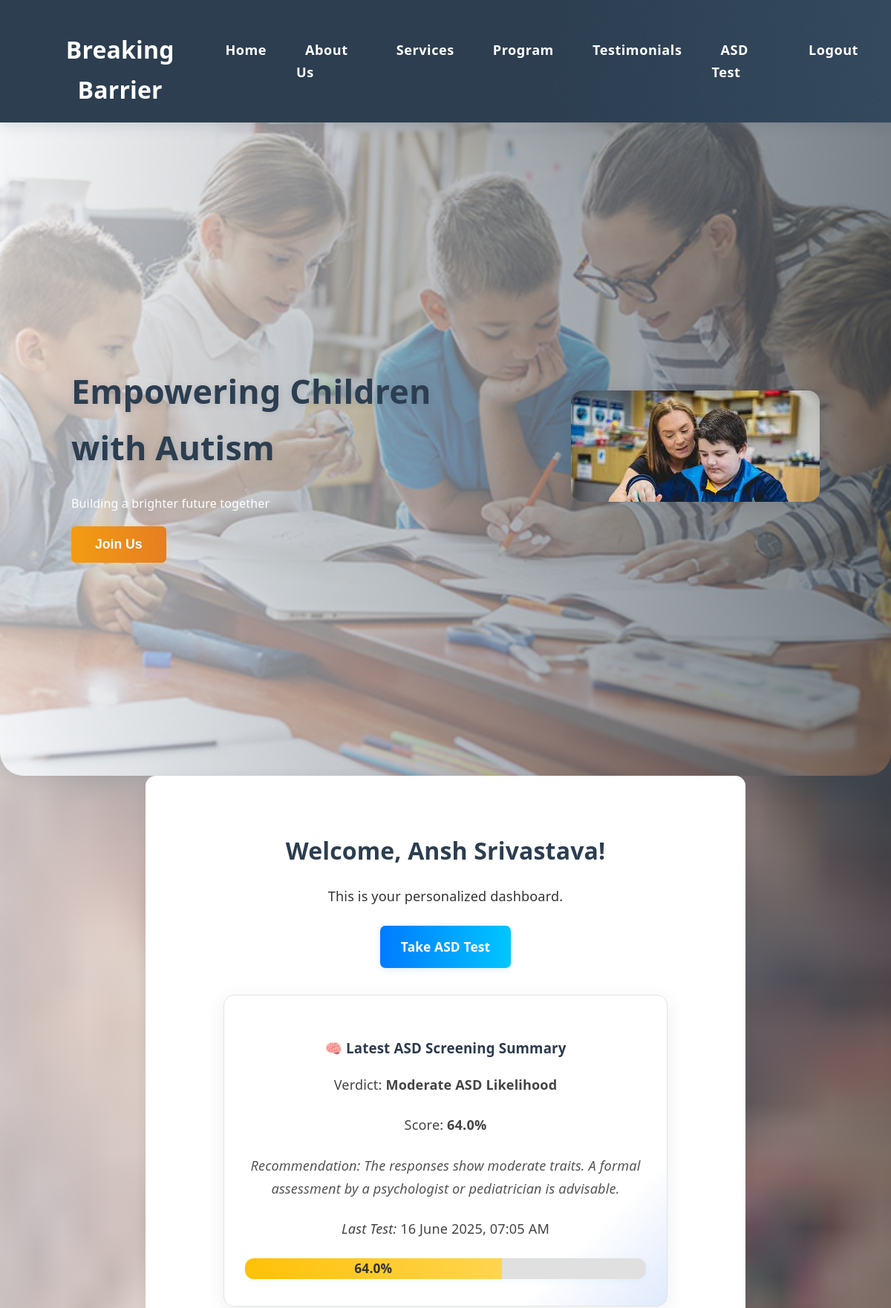
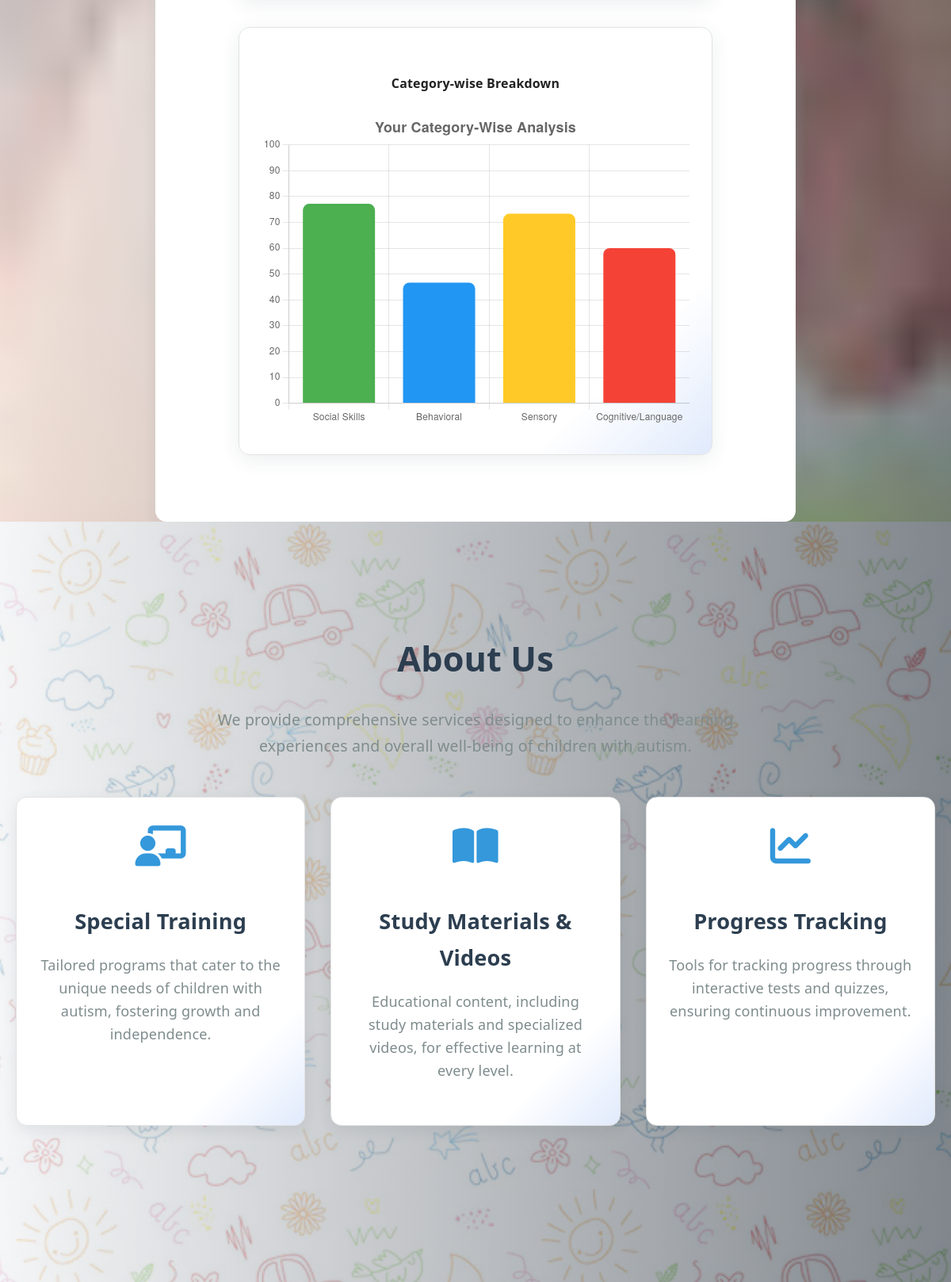
The page /dashboard (signed in, upper part) on the database its author committed (2 pictures, top to bottom).
### models.py (models this page shows, shortened)
class User(UserMixin, db.Model):
    id = db.Column(db.Integer, primary_key=True)
    name = db.Column(db.String(150))
    email = db.Column(db.String(150), unique=True)
    password = db.Column(db.String(200))
    predictions = db.relationship('Prediction', backref='user', lazy=True)

class Prediction(db.Model):
    id = db.Column(db.Integer, primary_key=True)
    score = db.Column(db.Float)
    verdict = db.Column(db.String(100))
    advice = db.Column(db.Text)  # New
    category_scores = db.Column(db.JSON)  # New: store dictionary
    timestamp = db.Column(db.DateTime, default=datetime.utcnow)
    user_id = db.Column(db.Integer, db.ForeignKey('user.id'))

### app.py (the view)
@app.route('/dashboard')
@login_required
def dashboard():
    last = Prediction.query.filter_by(user_id=current_user.id).order_by(Prediction.timestamp.desc()).first()
    return render_template(
        'dashboard.html',
        name=current_user.name,
        score=last.score if last else None,
        verdict=last.verdict if last else None,
        advice=last.advice if last else None,
        category_scores=last.category_scores if last and last.category_scores else None,
        timestamp=last.timestamp.strftime('%d %B %Y, %I:%M %p') if last else None
    )

### app.py (called while the page is built)
@login_manager.user_loader
def load_user(user_id):
    return User.query.get(int(user_id))

### templates/dashboard.html (shortened to what this page needs)
<!DOCTYPE html>
<html lang="en">
  <head>
    <link
      rel="stylesheet"
      href="{{ url_for('static', filename='style.css') }}"
    />
  </head>
  <body>
    <header>
      <div class="logo"><h1>Breaking Barrier</h1></div>
      <nav>
        <ul>
          <li><a href="{{ url_for('dashboard') }}">Home</a></li>
          <li><a href="#about">About Us</a></li>
          <li><a href="#services">Services</a></li>
          <li><a href="#program">Program</a></li>
          <li><a href="#testimonials">Testimonials</a></li>
          <li><a href="{{ url_for('predict') }}">ASD Test</a></li>
          <li><a href="{{ url_for('logout') }}">Logout</a></li>
        </ul>
      </nav>
    </header>
    <section id="home" class="home-section">
      <div class="slogan">
        <h2>Empowering Children with Autism</h2>
        <p>Building a brighter future together</p>
        <button class="cta-btn">Join Us</button>
      </div>
      <div class="home-image">
        <img src="{{ url_for('static', filename='images/image4.jpg') }}" alt="Child Image" />
      </div>
    </section>
    <div class="dashboard-content">
      <h2>Welcome, {{ name }}!</h2>
      <p>This is your personalized dashboard.</p>
      <a class="btn" href="{{ url_for('predict') }}">Take ASD Test</a>
      {% if score %}
      <div class="result-card">
        <h3>🧠 Latest ASD Screening Summary</h3>
        <p>Verdict: <strong>{{ verdict }}</strong></p>
        <p>Score: <strong>{{ score }}%</strong></p>
        {% if advice %}
        <p style="margin-top: 10px; font-style: italic; color: #555">
          Recommendation: {{ advice }}
        </p>
        {% endif %}
        {% if timestamp %}
        <p><em>Last Test:</em> {{ timestamp }}</p>
        {% endif %}
        <div class="progress-bar-container">
          <div
            class="progress-bar {% if score < 40 %}low {% elif score < 70 %}moderate {% else %}high {% endif %}"
            style="width: 0%"
            id="progressBar"
          >
            {{ score }}%
          </div>
        </div>
      </div>
      {% if category_scores %}
      <div class="result-card">
        <h4>Category-wise Breakdown</h4>
        <canvas id="categoryMiniChart" height="220"></canvas>
      </div>
      <script>
        window.onload = function () {
          document.getElementById("progressBar").style.width = "{{ score }}%";
          const ctx = document.getElementById("categoryMiniChart");
          const data = {
            labels: {{ category_scores.keys()|list|tojson }},
            datasets: [{
              label: "Category Scores (%)",
              data: {{ category_scores.values()|list|tojson }},
              backgroundColor: ["#4caf50", "#2196f3", "#ffca28", "#f44336"],
              borderRadius: 8
            }]
          };
          new Chart(ctx, {
            type: "bar",
            data: data,
            options: {
              responsive: true,
              plugins: {
                legend: { display: false },
                title: {
                  display: true,
                  text: "Your Category-Wise Analysis",
                  font: { size: 18 }
                }
              },
              scales: {
                y: { beginAtZero: true, max: 100 }
              }
            }
          });
        };
      </script>
      {% else %}
      <script>
        window.onload = function () {
          document.getElementById("progressBar").style.width = "{{ score }}%";
        };
      </script>
      {% endif %}
      {% endif %}
    </div>
    <section id="about">
      <div class="container">
        <h2>About Us</h2>
        <p class="about-desc">
          We provide comprehensive services designed to enhance the learning
          experiences and overall well-being of children with autism.
        </p>
        <div class="about-cards">
          <div class="about-card">
            <i class="fas fa-chalkboard-teacher"></i>
            <h3>Special Training</h3>
            <p>
              Tailored programs that cater to the unique needs of children with
              autism, fostering growth and independence.
            </p>
          </div>
          <div class="about-card">
            <i class="fas fa-book-open"></i>
            <h3>Study Materials & Videos</h3>
            <p>
              Educational content, including study materials and specialized
              videos, for effective learning at every level.
            </p>
          </div>
          <div class="about-card">
            <i class="fas fa-chart-line"></i>
            <h3>Progress Tracking</h3>
            <p>
              Tools for tracking progress through interactive tests and quizzes,
              ensuring continuous improvement.
            </p>
          </div>
        </div>
      </div>
    </section>
    <section id="services">
    </section>
  </body>
</html>

### rows shown on the page
User: name "Ansh Srivastava"
Prediction: verdict "Moderate ASD Likelihood", score "64.0", advice "The responses show moderate traits. A formal assessment by a psychologist or pediatrician is advisable."

### other values the page prints
{{ timestamp }} "16 June 2025, 07:05 AM"
chart data {{ category_scores.values()|list|tojson }} [77.14, 46.67, 73.33, 60.0]
